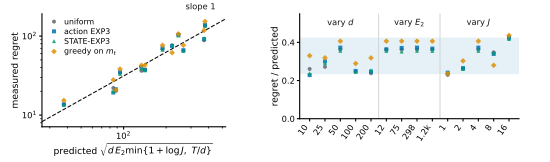

The script that saved this image:
"""Figure 3: does the drift lower bound describe the right scaling?

Reads drift_scaling.npz, produced by code/drift_scaling.py.  Left panel plots measured regret
against the predicted scale sqrt(d E_2 min{1 + log J, T/d}) for four policies over a grid that
varies d by 20x, E_2 by 100x and q by 16x.  A common slope through the origin on log-log axes is
the collapse Theorem 3 predicts.  Right panel plots the same points normalised, one column per
swept parameter, so a flat band is the same statement read a second way.

Sizing.  Saved WITHOUT bbox_inches="tight" so the on-page scale is exactly 1.0 at \\textwidth.
"""
import numpy as np
import matplotlib
matplotlib.use("Agg")
import matplotlib.pyplot as plt

from pathlib import Path as _Path
_CODE = _Path(__file__).resolve().parent.parent.parent / "code"

D = np.load(_CODE / "drift_scaling.npz")

POL = [("uniform", "uniform", "#666666", "o"),
       ("exp3", "action-level EXP3", "#0173B2", "s"),
       ("state_exp3", "STATE-EXP3", "#029E73", "^"),
       ("greedy_hint", "greedy on the exact $m_t$", "#DE8F05", "D")]
LBL = {"uniform": "uniform", "exp3": "action EXP3",
       "state_exp3": "STATE-EXP3", "greedy_hint": "greedy on $m_t$"}

FIG_W, FIG_H = 5.5, 1.62
fig = plt.figure(figsize=(FIG_W, FIG_H))
axL = fig.add_axes([0.075, 0.215, 0.335, 0.700])
axR = fig.add_axes([0.545, 0.265, 0.400, 0.650])

pred = D["pred"]

# ---- left: measured against predicted, log-log
lo, hi = 0.7 * pred.min(), 1.4 * pred.max()
ref = np.array([lo, hi])
axL.plot(ref, 0.313 * ref, color="#111111", lw=0.8, ls="--", zorder=1)
axL.text(hi * 0.52, 0.313 * hi * 1.30, "slope $1$", fontsize=6.0, color="#111111")
for key, _lab, colour, marker in POL:
    axL.plot(pred, D[key], marker, color=colour, ms=2.9, mew=0.0, alpha=0.85,
             label=LBL[key], zorder=3, ls="none")
axL.set_xscale("log"); axL.set_yscale("log")
axL.set_xlim(lo, hi)
axL.set_xlabel(r"predicted $\sqrt{d\,E_2\min\{1+\log J,\ T/d\}}$", fontsize=6.6, labelpad=1.0)
axL.set_ylabel("measured regret", fontsize=6.6, labelpad=1.5)
axL.tick_params(labelsize=6.0, length=2, pad=1.5, which="major")
axL.tick_params(length=1.2, which="minor")
from matplotlib.ticker import NullFormatter

axL.xaxis.set_minor_formatter(NullFormatter())
axL.yaxis.set_minor_formatter(NullFormatter())
for sp in ("top", "right"):
    axL.spines[sp].set_visible(False)
axL.legend(fontsize=5.6, frameon=False, loc="upper left", handletextpad=0.3,
           borderaxespad=0.15, labelspacing=0.22)

# ---- right: normalised, grouped by which parameter the cell sweeps
d_sweep = (D["eps"] == 0.10) & (D["q"] == 4)
e_sweep = (D["d"] == 50) & (D["q"] == 4)
q_sweep = (D["d"] == 50) & (D["eps"] == 0.10)
GROUPS = [("vary $d$", d_sweep, D["d"]), (r"vary $E_2$", e_sweep, D["e2"]),
          ("vary $J$", q_sweep, D["q"])]

offset = 0.0
ticks, ticklab = [], []
for gi, (name, mask, param) in enumerate(GROUPS):
    order = np.argsort(param[mask])
    xs = offset + np.arange(mask.sum())
    for key, _lab, colour, marker in POL:
        axR.plot(xs, (D[key][mask] / pred[mask])[order], marker, color=colour, ms=2.9,
                 mew=0.0, alpha=0.85, ls="none", zorder=3)
    for x, v in zip(xs, param[mask][order]):
        ticks.append(x)
        if v >= 1000:
            ticklab.append(f"{v/1000:.1f}k")
        elif v >= 10:
            ticklab.append(f"{v:.0f}")
        else:
            ticklab.append(f"{v:g}")
    axR.text(xs.mean(), 0.487, name, ha="center", fontsize=6.0, color="#111111")
    if gi < len(GROUPS) - 1:
        axR.axvline(xs[-1] + 0.5, color="#cccccc", lw=0.6, zorder=1)
    offset = xs[-1] + 1.0

axR.axhspan(0.233, 0.425, color="#0173B2", alpha=0.10, lw=0, zorder=0)
axR.set_xticks(ticks); axR.set_xticklabels(ticklab, fontsize=5.2, rotation=55, ha="right")
axR.set_ylim(0.0, 0.55)
axR.set_yticks([0.0, 0.2, 0.4])
axR.tick_params(labelsize=6.0, length=2, pad=1.5)
axR.set_ylabel("regret / predicted", fontsize=6.6, labelpad=1.5)
for sp in ("top", "right"):
    axR.spines[sp].set_visible(False)

assert axL.get_position().y0 >= 0.18, "left x label needs room"
assert axR.get_position().y0 >= 0.24, "rotated tick labels need room"
assert not axR.get_xlabel(), "an x label under rotated ticks would clip"
fig.savefig("fig3.pdf")
print(f"wrote fig3.pdf at {FIG_W}x{FIG_H}in over {len(pred)} cells; "
      f"normalised range {min(min(D[k]/pred) for k,_,_,_ in POL):.3f} to "
      f"{max(max(D[k]/pred) for k,_,_,_ in POL):.3f}")
